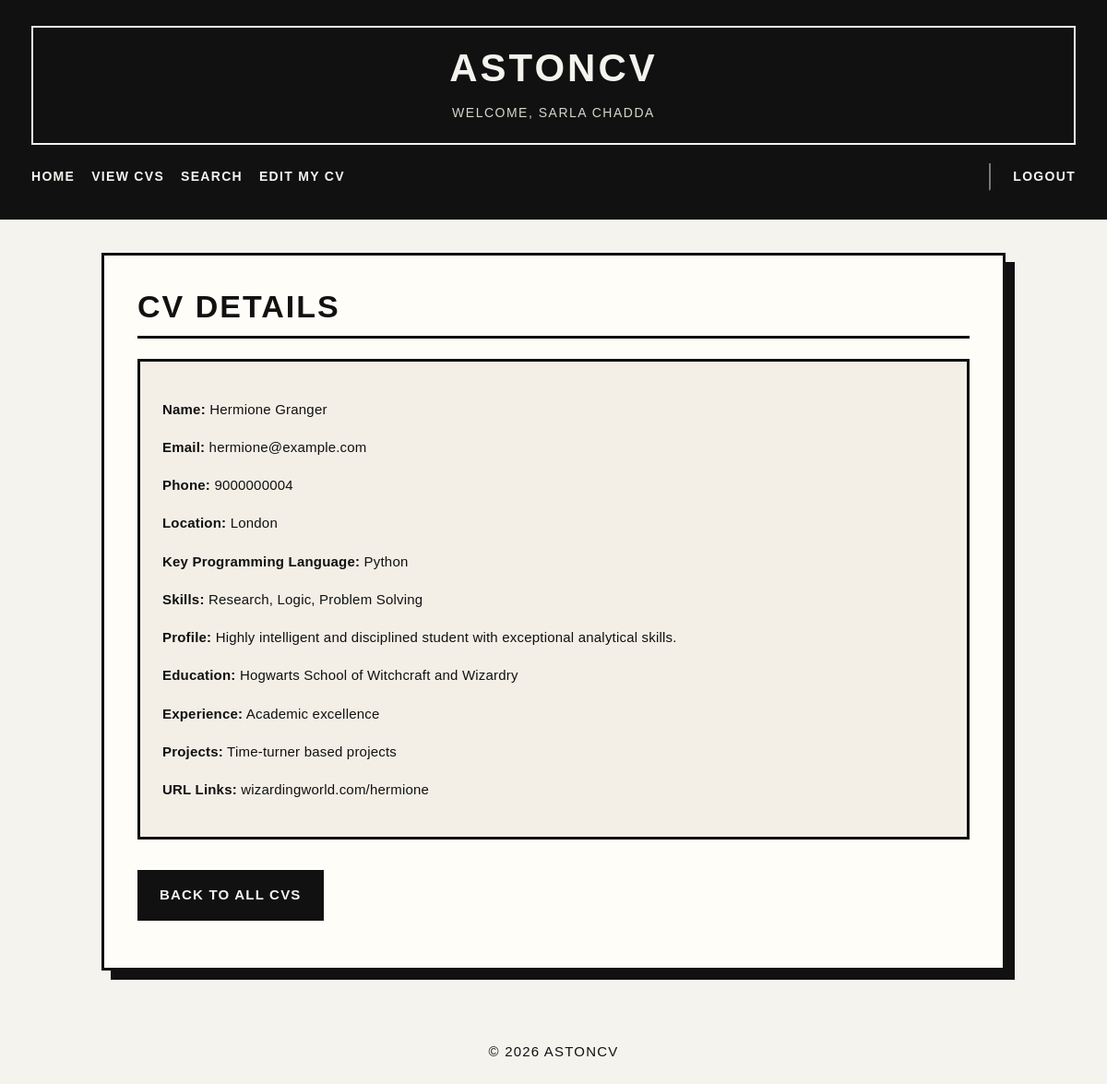
Screenshot of /cv_detail.php?id=6 (signed in) with the database file from the repository.
### tables this page shows
CREATE TABLE cvs (
  id BIGINT UNSIGNED NOT NULL AUTO_INCREMENT,
  name VARCHAR(100) NOT NULL,
  email VARCHAR(100) NOT NULL UNIQUE,
  password VARCHAR(255) NOT NULL,
  keyprogramming VARCHAR(255) DEFAULT NULL,
  profile TEXT DEFAULT NULL,
  education TEXT DEFAULT NULL,
  URLlinks TEXT DEFAULT NULL,
  phone VARCHAR(50) DEFAULT NULL,
  location VARCHAR(100) DEFAULT NULL,
  skills TEXT DEFAULT NULL,
  experience TEXT DEFAULT NULL,
  projects TEXT DEFAULT NULL,
  PRIMARY KEY (id)
);

### cv_detail.php (the view, shortened to what this page needs)
<?php
include 'includes/config.php';
include 'includes/header.php';
$id = $_GET['id'];
$sql = "SELECT * FROM cvs WHERE id = ?";
$stmt = $conn->prepare($sql);
$stmt->bind_param("i", $id);
if (!$stmt->execute()) {
    die("Execute failed: " . $stmt->error);
}
$result = $stmt->get_result();
$cv = $result->fetch_assoc();
?>
<h2>CV Details</h2>
<div class="cv-detail-box">
    <p><strong>Name:</strong> <?php echo htmlspecialchars($cv['name'] ?? ''); ?></p>
    <p><strong>Email:</strong> <?php echo htmlspecialchars($cv['email'] ?? ''); ?></p>
    <p><strong>Phone:</strong> <?php echo htmlspecialchars($cv['phone'] ?? ''); ?></p>
    <p><strong>Location:</strong> <?php echo htmlspecialchars($cv['location'] ?? ''); ?></p>
    <p><strong>Key Programming Language:</strong> <?php echo htmlspecialchars($cv['keyprogramming'] ?? ''); ?></p>
    <p><strong>Skills:</strong> <?php echo nl2br(htmlspecialchars($cv['skills'] ?? '')); ?></p>
    <p><strong>Profile:</strong> <?php echo nl2br(htmlspecialchars($cv['profile'] ?? '')); ?></p>
    <p><strong>Education:</strong> <?php echo nl2br(htmlspecialchars($cv['education'] ?? '')); ?></p>
    <p><strong>Experience:</strong> <?php echo nl2br(htmlspecialchars($cv['experience'] ?? '')); ?></p>
    <p><strong>Projects:</strong> <?php echo nl2br(htmlspecialchars($cv['projects'] ?? '')); ?></p>
    <p><strong>URL Links:</strong> <?php echo htmlspecialchars($cv['URLlinks'] ?? ''); ?></p>
</div>
<p>
    <a href="cvs.php" class="primary-link-button">Back to All CVs</a>
</p>
<?php include 'includes/footer.php'; ?>

### css/style.css (style rules this page uses)
body { font-family: "Arial", "Helvetica Neue", sans-serif; background-color: #f5f3ee; color: #111111; margin: 0; padding: 0; letter-spacing: 0.2px; }
h2 { margin-top: 0; margin-bottom: 18px; color: #111111; font-size: 34px; font-weight: 900; text-transform: uppercase; letter-spacing: 2px; border-bottom: 3px solid #111111; padding-bottom: 12px; }
p { line-height: 1.75; font-size: 15px; }
.primary-link-button { display: inline-block; margin-top: 18px; padding: 12px 22px; background-color: #111111; color: #f5f3ee; text-decoration: none; border: 2px solid #111111; font-weight: 800; text-transform: uppercase; letter-spacing: 1.2px; }
.cv-detail-box { background-color: #f3efe6; border: 3px solid #111111; padding: 24px; margin-top: 22px; }
.cv-detail-box p { margin-bottom: 14px; }
a { color: #111111; }

### rows the page displays
cvs: name "Hermione Granger", email "hermione@example.com", phone "9000000004", location "London", keyprogramming "Python", skills "Research, Logic, Problem Solving", profile "Highly intelligent and disciplined student with exceptional analytical skills.", education "Hogwarts School of Witchcraft and Wizardry", experience "Academic excellence", projects "Time-turner based projects", URLlinks "wizardingworld.com/hermione"

### other values shown
$_SESSION["user_name"] "SARLA CHADDA"
